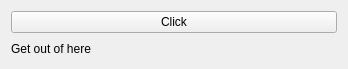
<?xml version="1.0" encoding="UTF-8"?>
<ui version="4.0">
 <class>Widget</class>
 <widget class="QWidget" name="Widget">
  <property name="geometry">
   <rect>
    <x>0</x>
    <y>0</y>
    <width>348</width>
    <height>69</height>
   </rect>
  </property>
  <property name="windowTitle">
   <string>Widget</string>
  </property>
  <layout class="QVBoxLayout" name="verticalLayout">
   <item>
    <widget class="QPushButton" name="myButton">
     <property name="text">
      <string>Click</string>
     </property>
    </widget>
   </item>
   <item>
    <widget class="QLabel" name="label">
     <property name="text">
      <string>Get out of here</string>
     </property>
    </widget>
   </item>
  </layout>
 </widget>
 <resources/>
 <connections/>
</ui>
